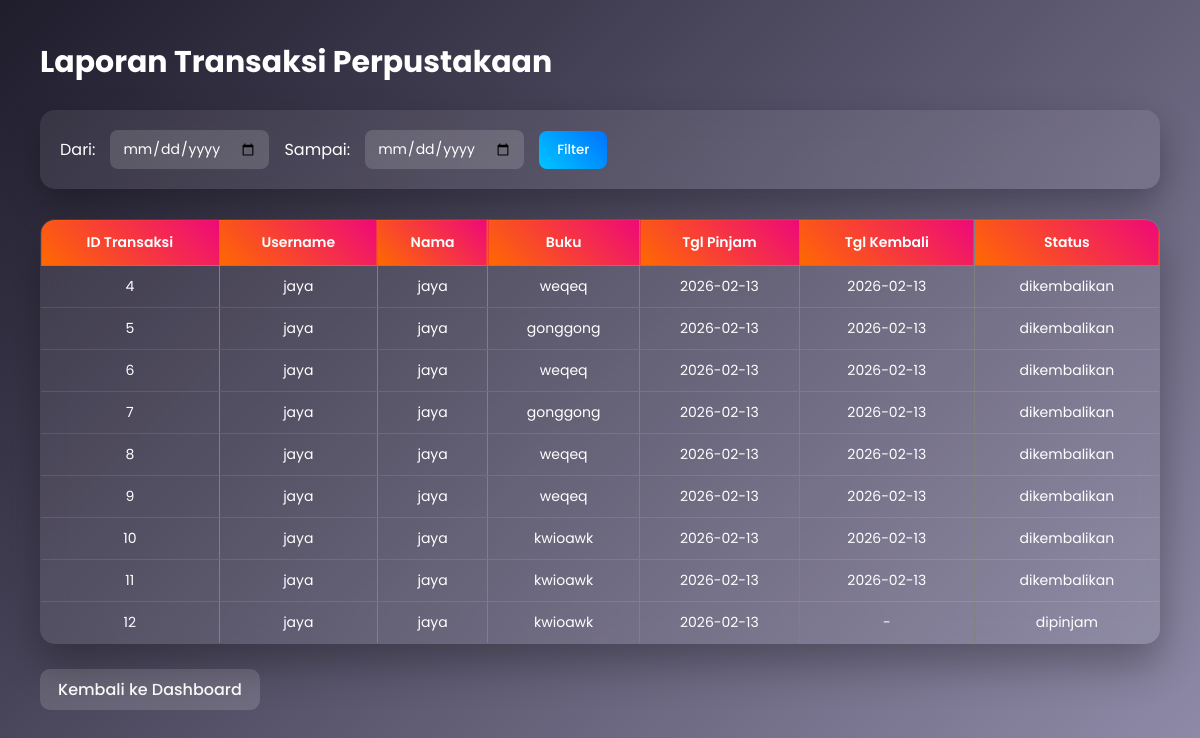
Page /admin/laporan.php (signed in) on the committed database.
### tables this page shows
CREATE TABLE `transaksi` (
  `id_transaksi` int NOT NULL,
  `id_user` int NOT NULL,
  `id_buku` int NOT NULL,
  `tgl_pinjam` date NOT NULL,
  `tgl_kembali` date DEFAULT NULL,
  `status` enum('dipinjam','dikembalikan') DEFAULT 'dipinjam',
  `created_at` timestamp NULL DEFAULT CURRENT_TIMESTAMP
);

CREATE TABLE `users` (
  `id_user` int NOT NULL,
  `username` varchar(50) NOT NULL,
  `password` varchar(255) NOT NULL,
  `nama_lengkap` varchar(100) NOT NULL,
  `role` enum('admin','siswa') NOT NULL,
  `kelas` varchar(20) DEFAULT NULL,
  `created_at` timestamp NULL DEFAULT CURRENT_TIMESTAMP
);

CREATE TABLE `buku` (
  `id_buku` int NOT NULL,
  `judul` varchar(255) NOT NULL,
  `pengarang` varchar(100) DEFAULT NULL,
  `penerbit` varchar(100) DEFAULT NULL,
  `tahun` int DEFAULT NULL,
  `stok` int DEFAULT '0',
  `penulis` varchar(100) DEFAULT NULL,
  `tahun_terbit` year DEFAULT NULL,
  `created_at` timestamp NULL DEFAULT CURRENT_TIMESTAMP
);

### admin/laporan.php (the view, shortened to what this page needs)
<?php
include "../config/database.php";
$from = isset($_GET['from']) ? $_GET['from'] : '';
$to = isset($_GET['to']) ? $_GET['to'] : '';
$sql = "SELECT t.*, u.username, u.nama_lengkap, b.judul
        FROM transaksi t
        JOIN users u ON t.id_user = u.id_user
        JOIN buku b ON t.id_buku = b.id_buku";
$sql .= " ORDER BY t.tgl_pinjam DESC";
$result = $conn->query($sql);
?>
<!DOCTYPE html>
<html>
<head>
    <link rel="stylesheet" href="../assets/css/admin_laporan.css">
</head>
<body>
<h2>Laporan Transaksi Perpustakaan</h2>
<form method="GET" action="">
    Dari: <input type="date" name="from" value="<?= $from ?>">
    Sampai: <input type="date" name="to" value="<?= $to ?>">
    <button type="submit">Filter</button>
</form>
<table border="1" cellpadding="5">
    <tr>
        <th>ID Transaksi</th>
        <th>Username</th>
        <th>Nama</th>
        <th>Buku</th>
        <th>Tgl Pinjam</th>
        <th>Tgl Kembali</th>
        <th>Status</th>
    </tr>
    <?php if($result->num_rows > 0): ?>
        <?php while($row = $result->fetch_assoc()): ?>
        <tr>
            <td><?= $row['id_transaksi'] ?></td>
            <td><?= $row['username'] ?></td>
            <td><?= $row['nama_lengkap'] ?></td>
            <td><?= $row['judul'] ?></td>
            <td><?= $row['tgl_pinjam'] ?></td>
            <td><?= $row['tgl_kembali'] ?? '-' ?></td>
            <td><?= $row['status'] ?></td>
        </tr>
        <?php endwhile; ?>
    <?php else: ?>
        <tr>
            <td colspan="7">Tidak ada transaksi</td>
        </tr>
    <?php endif; ?>
</table>
<p><a href="index.php">Kembali ke Dashboard</a></p>
</body>
</html>

### assets/css/admin_laporan.css (style rules this page uses)
* { margin: 0; padding: 0; box-sizing: border-box; font-family: 'Poppins', sans-serif; }
body { min-height: 100vh; background: linear-gradient(135deg, #1f1c2c, #928dab); padding: 40px; color: #fff; }
h2 { font-size: 30px; margin-bottom: 25px; }
form { background: rgba(255,255,255,0.08); backdrop-filter: blur(12px); padding: 20px; border-radius: 15px; box-shadow: 0 15px 35px rgba(0,0,0,0.3); margin-bottom: 30px; display: flex; flex-wrap: wrap; gap: 15px; align-items: center; }
form input[type="date"] { padding: 8px 12px; border-radius: 8px; border: none; outline: none; background: rgba(255,255,255,0.15); color: #fff; font-size: 14px; }
form button { padding: 9px 18px; border-radius: 8px; border: none; cursor: pointer; font-weight: 500; background: linear-gradient(45deg, #00c6ff, #0072ff); color: #fff; transition: 0.3s ease; }
table { width: 100%; border-collapse: collapse; background: rgba(255,255,255,0.08); backdrop-filter: blur(12px); border-radius: 15px; overflow: hidden; box-shadow: 0 20px 40px rgba(0,0,0,0.3); }
table th { background: linear-gradient(45deg, #ff6a00, #ee0979); padding: 12px; text-align: center; font-size: 14px; font-weight: 600; }
table td { padding: 10px; text-align: center; font-size: 14px; border-bottom: 1px solid rgba(255,255,255,0.1); }
p { margin-top: 25px; }
p a { display: inline-block; padding: 8px 18px; border-radius: 10px; text-decoration: none; font-weight: 500; background: rgba(255,255,255,0.15); color: #fff; transition: 0.3s; }

### rows in the picture
transaksi: id_transaksi "4", id_user.username "jaya", id_user.nama_lengkap "jaya", id_buku.judul "weqeq", tgl_pinjam "2026-02-13", tgl_kembali "2026-02-13", status "dikembalikan"
transaksi: id_transaksi "5", id_user.username "jaya", id_user.nama_lengkap "jaya", id_buku.judul "gonggong", tgl_pinjam "2026-02-13", tgl_kembali "2026-02-13", status "dikembalikan"
transaksi: id_transaksi "6", id_user.username "jaya", id_user.nama_lengkap "jaya", id_buku.judul "weqeq", tgl_pinjam "2026-02-13", tgl_kembali "2026-02-13", status "dikembalikan"
transaksi: id_transaksi "7", id_user.username "jaya", id_user.nama_lengkap "jaya", id_buku.judul "gonggong", tgl_pinjam "2026-02-13", tgl_kembali "2026-02-13", status "dikembalikan"
transaksi: id_transaksi "8", id_user.username "jaya", id_user.nama_lengkap "jaya", id_buku.judul "weqeq", tgl_pinjam "2026-02-13", tgl_kembali "2026-02-13", status "dikembalikan"
transaksi: id_transaksi "9", id_user.username "jaya", id_user.nama_lengkap "jaya", id_buku.judul "weqeq", tgl_pinjam "2026-02-13", tgl_kembali "2026-02-13", status "dikembalikan"
transaksi: id_transaksi "10", id_user.username "jaya", id_user.nama_lengkap "jaya", id_buku.judul "kwioawk", tgl_pinjam "2026-02-13", tgl_kembali "2026-02-13", status "dikembalikan"
transaksi: id_transaksi "11", id_user.username "jaya", id_user.nama_lengkap "jaya", id_buku.judul "kwioawk", tgl_pinjam "2026-02-13", tgl_kembali "2026-02-13", status "dikembalikan"
transaksi: id_transaksi "12", id_user.username "jaya", id_user.nama_lengkap "jaya", id_buku.judul "kwioawk", tgl_pinjam "2026-02-13", tgl_kembali "-", status "dipinjam"
